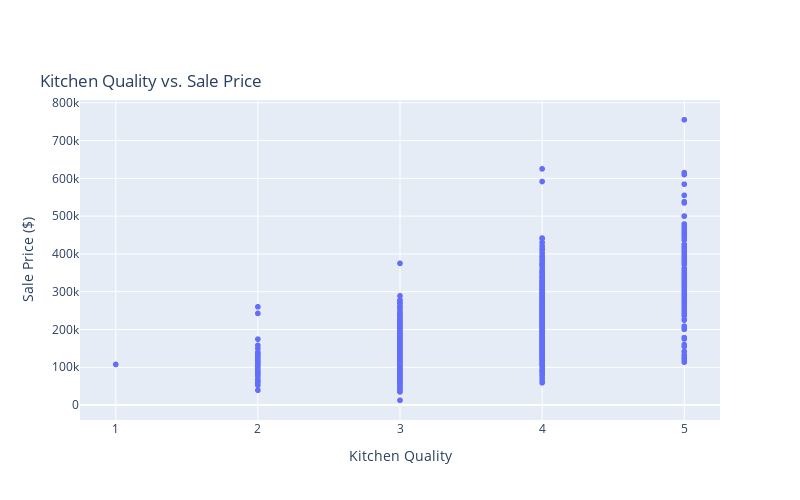

Write notebook code for a chart like this one.
### Code cell
fig = px.scatter(housing, x='KitchenQual', y='SalePrice',
             title='Kitchen Quality vs. Sale Price',
             labels={'KitchenQual': 'Kitchen Quality', 'SalePrice': 'Sale Price ($)'},
             category_orders={'KitchenQual': ['Po', 'Fa', 'TA', 'Gd', 'Ex']})

fig.update_layout(
    title=dict(y=0.85),
    height=500,
    width=800)

fig.show()

fig.write_image("images/kitchen_price_nobox.png")

### Figure 1 — Plotly figure (JSON) as saved in the notebook; plotly's stock layout.template omitted (floating-point values rounded to 4 significant figures; data arrays with more than 128 entries replaced by an {"elided": "..."} marker saying what was removed)
{"data": [{"hovertemplate": "Kitchen Quality=%{x}<br>Sale Price ($)=%{y}<extra></extra>", "legendgroup": "", "marker": {"color": "#636efa", "symbol": "circle"}, "mode": "markers", "name": "", "showlegend": false, "type": "scattergl", "x": {"elided": "2578 int values"}, "xaxis": "x", "y": {"elided": "2578 int values"}, "yaxis": "y"}], "layout": {"height": 500, "legend": {"tracegroupgap": 0}, "title": {"text": "Kitchen Quality vs. Sale Price", "y": 0.85}, "width": 800, "xaxis": {"anchor": "y", "categoryarray": ["Po", "Fa", "TA", "Gd", "Ex"], "categoryorder": "array", "domain": [0, 1], "title": {"text": "Kitchen Quality"}}, "yaxis": {"anchor": "x", "domain": [0, 1], "title": {"text": "Sale Price ($)"}}}}
